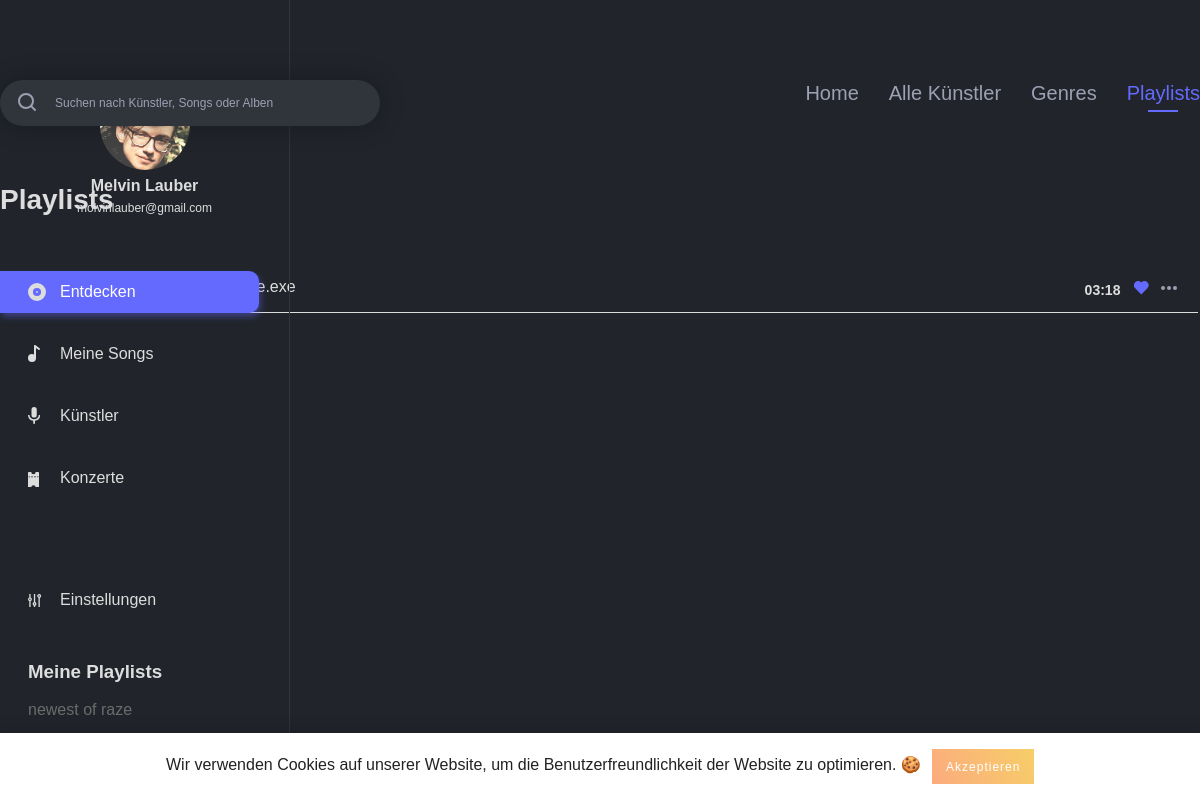
/playlist_detail.php?playlist_id=1 (signed in), run on the app's committed database.
### tables this page shows
CREATE TABLE IF NOT EXISTS `users` (
  `id` int(11) NOT NULL AUTO_INCREMENT,
  `username` varchar(255) NOT NULL,
  `email` varchar(255) NOT NULL,
  `firstname` varchar(255) NOT NULL,
  `lastname` varchar(255) NOT NULL,
  `password_hash` varchar(255) NOT NULL,
  `password_token` varchar(255) NOT NULL,
  `is_artist` int(1) NOT NULL,
  `has_darkmode` tinyint(1) NOT NULL,
  PRIMARY KEY (`id`),
  UNIQUE KEY `username` (`username`),
  UNIQUE KEY `email` (`email`)
);

CREATE TABLE IF NOT EXISTS `playlist` (
  `playlist_id` int(11) NOT NULL AUTO_INCREMENT,
  `playlist_name` varchar(255) NOT NULL,
  `user_id` int(11) NOT NULL,
  `playlist_description` text NOT NULL,
  PRIMARY KEY (`playlist_id`),
  KEY `playlist_fk0` (`user_id`)
);

CREATE TABLE IF NOT EXISTS `playlist_song` (
  `playlist_id` int(11) NOT NULL,
  `song_id` int(11) NOT NULL,
  KEY `playlist_song_fk0` (`playlist_id`),
  KEY `playlist_song_fk1` (`song_id`)
);

CREATE TABLE IF NOT EXISTS `artist` (
  `artist_id` int(11) NOT NULL AUTO_INCREMENT,
  `user_id` int(11) NOT NULL,
  `artist_firstname` varchar(255) NOT NULL,
  `artist_lastname` varchar(255) NOT NULL,
  `biography` text NOT NULL,
  PRIMARY KEY (`artist_id`),
  KEY `artist_fk0` (`user_id`)
);

CREATE TABLE IF NOT EXISTS `song` (
  `song_id` int(11) NOT NULL AUTO_INCREMENT,
  `artist_id_link` int(11) NOT NULL,
  `song_name` varchar(255) NOT NULL,
  `album_id_link` int(11) NOT NULL,
  `length` varchar(255) NOT NULL,
  `genre_id` int(11) NOT NULL,
  PRIMARY KEY (`song_id`),
  KEY `song_fk0` (`artist_id_link`),
  KEY `song_fk2` (`genre_id`),
  KEY `song_fk1` (`album_id_link`)
);

### includes/start.php (called while the page is built, shortened)
<?php
include 'db.php';
if (isset($_SESSION['user']['id']) && !empty($_SESSION['user']['id'])) {
	$statement = $pdo->prepare("SELECT * FROM `users` WHERE `id` = :id");
	$result = $statement->execute(array('id' => $_SESSION['user']['id']));
}
if (isset($_SESSION['user']['has_darkmode']) && $_SESSION['user']['has_darkmode'] == 1) {
	$body_class = 'dark';
}
else {
	$body_class = '';
}
?>

### playlist_detail.php (the view, shortened to what this page needs)
<?php
include 'includes/start.php';
$playlist_song_query = "SELECT playlist_song.playlist_id, songs.*, artists.artist_firstname, artists.artist_lastname FROM `playlist_song` playlist_song
					INNER JOIN `song` songs ON songs.song_id = playlist_song.song_id
					LEFT JOIN `artist` artists ON artists.artist_id = songs.artist_id_link
					WHERE `playlist_id` = ".$_SESSION['playlist']['id'];
?>
<!DOCTYPE html>
<html lang="de">
	<head>
		<?php include 'includes/meta_data.php'; ?>
	</head>
	<body class="<?php echo $body_class; ?>">
		<?php include 'includes/navigation_left.php'; ?>
		<?php include 'includes/cookie_banner.php'; ?>
		<div class="main_content_wrapper">
			<div class="main_content_inner">
				<?php include 'includes/search_navi.php'; ?>
				<div id="genres_wrapper">
					<h3 class="short_title"><?php echo PLAYLISTS; ?></h3>
					<table class="saved_songs_list">
						<tbody>
							<?php foreach ($pdo->query($playlist_song_query) as $playlist_songs_data) {
								$statement_song = $pdo->prepare("SELECT `song_id` FROM `playlist_song` WHERE `song_id` = :song_id");
								$statement_song->bindParam(':song_id', $playlist_songs_data['song_id']);
								$statement_song->execute();
								if ($statement_song->rowCount() > 0) {
									$like_class = 'liked';
								}
								else {
									$like_class = '';
								}
								?>
								<tr>
									<td class="play"><span class="play_song_wrapper play_song_class" data-artist_id=<?php echo $playlist_songs_data['artist_id_link']; ?> data-album_id=<?php echo $playlist_songs_data['album_id_link']; ?> data-song=<?php echo $playlist_songs_data['song_id']; ?> data-song_name="<?php echo $playlist_songs_data['song_name'];?>" data-artist_name="<?php echo $playlist_songs_data['artist_firstname'].' '.$playlist_songs_data['artist_lastname']; ?>">
									 </span></td>
									<td class="song_name"><?php echo $playlist_songs_data['song_name']; ?></td>
									<td class="artist_name"><a href="artist_detail.php?artist_id=<?php echo 1; ?>"><?php echo $playlist_songs_data['artist_firstname'].' '.$playlist_songs_data['artist_lastname']; ?></a></td>
									<td class="actions"><span class="like_wrapper like_song like <?php echo $like_class; ?>" data-song=<?php echo $playlist_songs_data['song_id']; ?>></span></td>
									<td class="length"><?php echo $playlist_songs_data['length']; ?></td>
								</tr>
							<?php } ?>
						</tbody>
					</table>
				</div>
			</div>
		</div>
	</body>
</html>

### includes/navigation_left.php (shortened to what this page needs)
<?php
if(isset($_SESSION['active'])) {
	$active_class = $_SESSION['active'];
}
$query = "SELECT * FROM `users` WHERE `id` = ".$_SESSION['user']['id'];
$playlist_query = "SELECT * FROM `playlist` WHERE `user_id` = ".$_SESSION['user']['id'];
?>
<div class="navigation_left">
	<div class="navigation_wrapper">
		<div class="profile">
			<h3 class="profile_name">
				<?php foreach ($pdo->query($query) as $user_data) {
					echo $user_data['firstname'].' '.$user_data['lastname'];
				} ?>
			</h3>
			<p class="profile_mail">
				<?php foreach ($pdo->query($query) as $user_data) {
					echo $user_data['email'];
				} ?>
			</p>
		</div>
		<div class="main_navigation">
			<ul>
				<li class="navigation_element <?php if($active_class === 'discover') { echo 'active'; } ?>"><a href="index.php"><img class="svg" src="img/assets/discover.svg" alt="<?php echo DISCOVER; ?>"><?php echo DISCOVER; ?></a></li>
				<li class="navigation_element <?php if($active_class === 'my_songs') { echo 'active'; } ?>"><a href="my_songs.php"><img class="svg" src="img/assets/my_songs.svg" alt="<?php echo MY_SONGS; ?>"><?php echo MY_SONGS; ?></a></li>
				<li class="navigation_element <?php if($active_class === 'artists') { echo 'active'; } ?>"><a href="artists.php"><img class="svg" src="img/assets/artists.svg" alt="<?php echo ARTISTS; ?>"><?php echo ARTISTS; ?></a></li>
				<li class="navigation_element <?php if($active_class === 'events') { echo 'active'; } ?>"><a href="events.php"><img class="svg" src="img/assets/events.svg" alt="<?php echo EVENTS; ?>"><?php echo EVENTS; ?></a></li>
				<li class="navigation_element <?php if($active_class === 'settings') { echo 'active'; } ?>"><a href="settings.php"><img class="svg" src="img/assets/settings_nav.svg" alt="<?php echo SETTINGS; ?>"><?php echo SETTINGS; ?></a></li>
			</ul>
		</div>
		<div class="playlist_wrapper">
			<h3 class="playlist_title"><?php echo MY_PLAYLISTS; ?></h3>
			<ul>
				<?php foreach ($pdo->query($playlist_query) as $playlist_data) { ?>
					<li class="playlist_element"><a href="playlist_detail.php?playlist_id=<?php echo $playlist_data['playlist_id']; ?>"><?php echo $playlist_data['playlist_name']; ?></a></li>
				<?php } ?>
			</ul>
		</div>
	</div>
</div>

### css/_config.css (style rules this page uses)
:root { --primary-color: #636AFD; --primary-color_light: #e0e1ff; --text: #222; --navigation_left: #6B6B6B; --border: #C7C7C7; --light_text: #9D9FB3; --button: #ededed; --border-bottom: #707070; --background_dark_mode: #21252B; --dark_mode_border: #30353B; --dark_mode_input: #30353B; --dark_mode_light: #DDDDDD; --standard_shadow: 0 3px 27px rgba(0,0,0,0.39); --standard_radius: 13px; --standard_transition: all 0.3s ease; --error_color: #b20000; }

### css/_basic.css (style rules this page uses)
body { font-family: 'DM Sans', sans-serif; margin: 0; padding: 0; color: var(--text); -webkit-font-smoothing: antialiased; -moz-osx-font-smoothing: grayscale; }
h3 { margin: 0; padding: 0; }
h3.short_title { font-size: 28px; line-height: 37px; font-weight: 700; color: var(--text); margin-bottom: 40px; }
ul { padding: 0; margin: 0; }
.main_content_wrapper { padding-top: 80px; }
.main_content_inner { max-width: 1200px; margin: 0 auto; padding-bottom: 150px; box-sizing: border-box; }
.profile { text-align: center; }

### css/_navigation.css (style rules this page uses)
.navigation_left { position: fixed; width: 290px; height: 100%; border-right: 1px solid var(--border); padding: 80px 0; box-sizing: border-box; }
.navigation_left .profile { width: 195px; margin: 0 auto; margin-bottom: 50px; }
h3.profile_name { margin-top: 5px; font-size: 16px; line-height: 21px; color: #000; font-weight: 700; }
.profile_mail { font-size: 12px; line-height: 25px; margin: 0; margin-bottom: 5px; }
.navigation_left .main_navigation ul { padding-right: 30px; box-sizing: border-box; width: 100%; }
.navigation_left .main_navigation ul li.navigation_element { position: relative; list-style-type: none; color: var(--navigation_left); margin-top: 20px; }
.navigation_left .main_navigation ul li.navigation_element:first-child { margin-top: 0; }
.navigation_left .main_navigation ul li.navigation_element:last-child { margin-top: 80px; }
.navigation_left .main_navigation ul li.navigation_element.active a, .navigation_left .main_navigation ul li.navigation_element a:hover { background: var(--primary-color); color: #fff; box-shadow: 2px 4px 6px rgba(99, 106, 253, 0.4); transition: background 0.2s ease, color 0.2s ease; }
.navigation_left .main_navigation ul li a { color: inherit; text-decoration: none; padding: 12px 20px; padding-left: 60px; border-top-right-radius: 10px; border-bottom-right-radius: 10px; box-sizing: border-box; display: inline-block; width: 100%; transition: background 0.2s ease, color 0.2s ease; }
.playlist_wrapper { margin-top: 40px; padding-right: 30px; box-sizing: border-box; width: 100%; }
.playlist_wrapper .playlist_title { padding-left: 28px; box-sizing: border-box; }
.playlist_wrapper ul li.playlist_element { list-style-type: none; color: var(--navigation_left); margin-top: 10px; }
.playlist_wrapper ul li.playlist_element a { color: inherit; text-decoration: none; padding: 8px 20px; padding-left: 28px; border-top-right-radius: 10px; border-bottom-right-radius: 10px; box-sizing: border-box; display: inline-block; width: 100%; transition: background 0.2s ease, color 0.2s ease; }

### css/_songs.css (style rules this page uses)
.saved_songs_list { width: 100%; }
.saved_songs_list tr { display: inline-block; width: 100%; padding: 14.5px 20px; box-sizing: border-box; border-bottom: 1px solid var(--border-bottom); }
.saved_songs_list tr td { display: inline-block; }
.saved_songs_list tr td.play { margin-right: 20px; }
.saved_songs_list tr td.song_name, .saved_songs_list tr td.artist_name a, .saved_songs_list tr td.artist_name a:hover { font-size: 16px; line-height: 21px; font-weight: 400; color: var(--text); margin-right: 30px; width: 12%; text-decoration: none; }
.saved_songs_list tr td.artist_name a { color: var(--light_text); }
.saved_songs_list tr td.actions, .saved_songs_list tr td.length { float: right; }
.saved_songs_list tr td.length { position: relative; top: 5px; font-size: 14px; line-height: 18px; font-weight: 700; color: var(--text); margin-right: 12px; }
.saved_songs_list tr td.actions .like { margin-right: 12px; position: relative; top: 5px; }

### data on the page
users: firstname "Melvin", lastname "Lauber", email "molvinlauber@gmail.com"
playlist: playlist_name "newest of raze"
playlist_song: artist.artist_firstname "raze.exe", song.length "03:18"

### other printed values
DISCOVER "Entdecken"
MY_SONGS "Meine Songs"
ARTISTS "Künstler"
EVENTS "Konzerte"
SETTINGS "Einstellungen"
MY_PLAYLISTS "Meine Playlists"
HOME "Home"
ALL_ARTISTS "Alle Künstler"
GENRES "Genres"
PLAYLISTS "Playlists"
